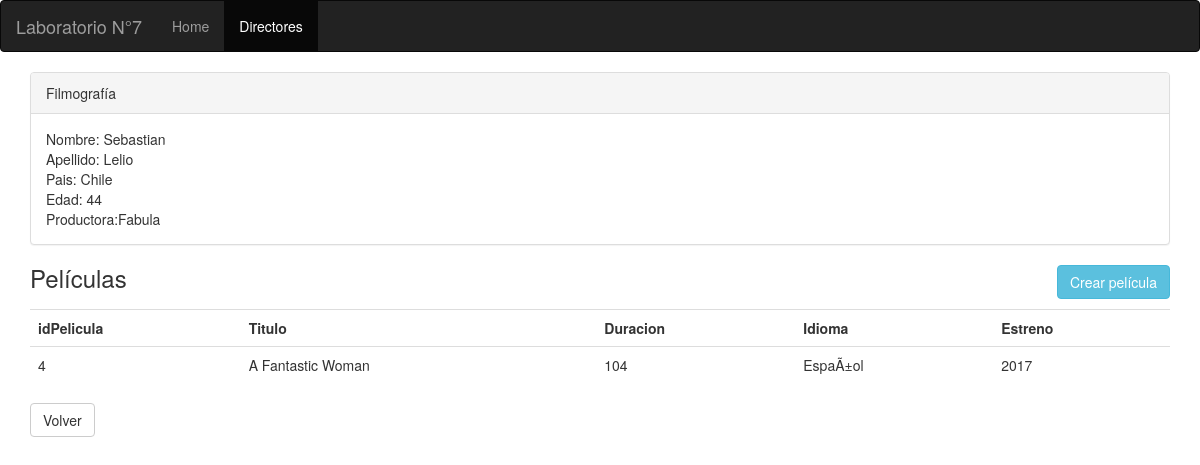
/verPeliculas.php?p1=2, run on the app's committed database.
### tables this page shows
CREATE TABLE `director` (
  `idDirector` int(11) NOT NULL,
  `nombre` varchar(45) NOT NULL,
  `apellido` varchar(45) NOT NULL,
  `pais` varchar(45) DEFAULT NULL,
  `edad` int(11) NOT NULL,
  `productora` varchar(45) NOT NULL
);

CREATE TABLE `pelicula` (
  `idPelicula` int(11) NOT NULL,
  `titulo` varchar(45) NOT NULL,
  `duracion` int(11) NOT NULL,
  `idioma` varchar(45) NOT NULL,
  `estreno` int(11) NOT NULL,
  `Director_idDirector` int(11) NOT NULL
);

### baseDeDatos.php (the view, shortened to what this page needs)
<?php
	class BD
	{
		private $conn, $result;
  		function conectar(){
  			$hn = 'localhost';
  			$db = 'bddirectores';
  			$un = 'root';
  			$pw = '';
  			$this->conn = mysqli_connect($hn, $un, $pw, $db);
  		}
			function verPeliculas(){
				$id = $_GET["p1"];
				$query  = "SELECT * FROM director WHERE idDirector='$id'";
				$this->result = $this->conn->query($query);
				$director_temp = $this->result->fetch_array(MYSQLI_ASSOC);
				echo '<div class="panel panel-default">
								<div class="panel-heading">Filmografía</div>
								<div class="panel-body">Nombre: '.$director_temp['nombre'].'<br>Apellido: '.$director_temp['apellido'].'<br>Pais: '.$director_temp['pais'].'<br>Edad: '.$director_temp['edad'].'<br>Productora:'.$director_temp['productora'].'</div>
							</div>';
				$query_temp = "SELECT * FROM pelicula";
				$this->result = $this->conn->query($query_temp);
				$rows = $this->result->num_rows;
				echo '<a href="crearPelicula.php?p1='.$id.'" class="btn btn-info" style="margin-bottom: 10px;float: right;" role="button">Crear película</a>';
				echo'	<h3>Películas</h3>
								<table class="table">
								<tr>
									<th>idPelicula</th>
									<th>Titulo</th>
									<th>Duracion</th>
									<th>Idioma</th>
									<th>Estreno</th>
								</tr>';
					for ($j = 0 ; $j < $rows ; ++$j){
						$this->result->data_seek($j);
						$row = $this->result->fetch_array(MYSQLI_ASSOC);
						if($row['Director_idDirector'] == $id){
							echo '<tr><td>' . $row['idPelicula'] . '</td>';
							echo '<td>' . $row['titulo'] . '</td>';
							echo '<td>' . $row['duracion'] . '</td>';
							echo '<td>' . $row['idioma'] . '</td>';
							echo '<td>' . $row['estreno'] . '</td></tr>';
						}
					}
					echo '</table>';
					echo '<a href="directores.php" class="btn btn-default" role="button">Volver</a>';
			}
	}
?>

### data on the page
director: nombre "Sebastian", apellido "Lelio", pais "Chile", edad "44", productora "Fabula"
pelicula: idPelicula "4", titulo "A Fantastic Woman", duracion "104", idioma "EspaÃ±ol", estreno "2017"
